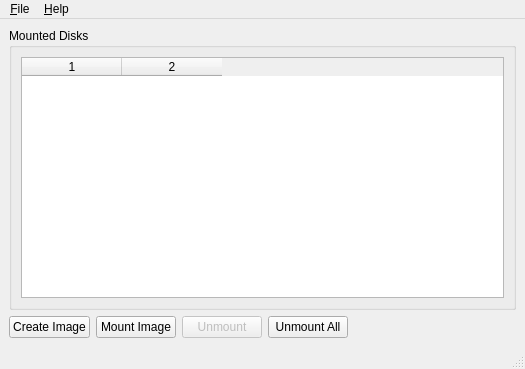
<ui version="4.0" >
 <class>FormMain</class>
 <widget class="QMainWindow" name="FormMain" >
  <property name="geometry" >
   <rect>
    <x>0</x>
    <y>0</y>
    <width>525</width>
    <height>369</height>
   </rect>
  </property>
  <property name="windowTitle" >
   <string>TrueCrypt Simple GUI</string>
  </property>
  <widget class="QWidget" name="centralwidget" >
   <layout class="QGridLayout" >
    <property name="margin" >
     <number>9</number>
    </property>
    <property name="spacing" >
     <number>6</number>
    </property>
    <item row="0" column="0" >
     <layout class="QVBoxLayout" >
      <property name="margin" >
       <number>0</number>
      </property>
      <property name="spacing" >
       <number>6</number>
      </property>
      <item>
       <widget class="QGroupBox" name="groupBoxMounts" >
        <property name="title" >
         <string>Mounted Disks</string>
        </property>
        <layout class="QGridLayout" >
         <property name="margin" >
          <number>9</number>
         </property>
         <property name="spacing" >
          <number>6</number>
         </property>
         <item row="0" column="0" >
          <widget class="QTableWidget" name="tableMounts" >
           <property name="columnCount" >
            <number>2</number>
           </property>
           <column/>
           <column/>
          </widget>
         </item>
        </layout>
       </widget>
      </item>
      <item>
       <layout class="QHBoxLayout" >
        <property name="margin" >
         <number>0</number>
        </property>
        <property name="spacing" >
         <number>6</number>
        </property>
        <item>
         <layout class="QHBoxLayout" >
          <property name="margin" >
           <number>0</number>
          </property>
          <property name="spacing" >
           <number>6</number>
          </property>
          <item>
           <widget class="QPushButton" name="pushButtonCreateImage" >
            <property name="text" >
             <string>Create Image</string>
            </property>
           </widget>
          </item>
          <item>
           <widget class="QPushButton" name="pushButtonMountImage" >
            <property name="text" >
             <string>Mount Image</string>
            </property>
           </widget>
          </item>
          <item>
           <widget class="QPushButton" name="pushButtonUnmount" >
            <property name="enabled" >
             <bool>false</bool>
            </property>
            <property name="text" >
             <string>Unmount</string>
            </property>
           </widget>
          </item>
          <item>
           <widget class="QPushButton" name="pushButtonUnmountAll" >
            <property name="text" >
             <string>Unmount All</string>
            </property>
           </widget>
          </item>
         </layout>
        </item>
        <item>
         <spacer>
          <property name="orientation" >
           <enum>Qt::Horizontal</enum>
          </property>
          <property name="sizeHint" >
           <size>
            <width>40</width>
            <height>20</height>
           </size>
          </property>
         </spacer>
        </item>
       </layout>
      </item>
     </layout>
    </item>
   </layout>
  </widget>
  <widget class="QMenuBar" name="menubar" >
   <property name="geometry" >
    <rect>
     <x>0</x>
     <y>0</y>
     <width>525</width>
     <height>29</height>
    </rect>
   </property>
   <widget class="QMenu" name="menuHelp" >
    <property name="title" >
     <string>&amp;Help</string>
    </property>
    <addaction name="actionAbount" />
   </widget>
   <widget class="QMenu" name="menuFile" >
    <property name="title" >
     <string>&amp;File</string>
    </property>
    <addaction name="actionCreateDiskImage" />
    <addaction name="separator" />
    <addaction name="actionMountDiskImage" />
    <addaction name="actionUnmountAll" />
    <addaction name="separator" />
    <addaction name="action_Quit" />
   </widget>
   <addaction name="menuFile" />
   <addaction name="menuHelp" />
  </widget>
  <widget class="QStatusBar" name="statusbar" />
  <action name="actionCreateDiskImage" >
   <property name="text" >
    <string>&amp;Create Disk Image</string>
   </property>
  </action>
  <action name="actionMountDiskImage" >
   <property name="text" >
    <string>&amp;Mount Disk Image</string>
   </property>
  </action>
  <action name="actionUnmountAll" >
   <property name="text" >
    <string>&amp;Unmount All</string>
   </property>
  </action>
  <action name="action_Quit" >
   <property name="text" >
    <string>&amp;Quit</string>
   </property>
   <property name="shortcut" >
    <string/>
   </property>
  </action>
  <action name="actionAbount" >
   <property name="text" >
    <string>About</string>
   </property>
  </action>
 </widget>
 <resources/>
 <connections>
  <connection>
   <sender>action_Quit</sender>
   <signal>triggered()</signal>
   <receiver>FormMain</receiver>
   <slot>close()</slot>
   <hints>
    <hint type="sourcelabel" >
     <x>-1</x>
     <y>-1</y>
    </hint>
    <hint type="destinationlabel" >
     <x>262</x>
     <y>184</y>
    </hint>
   </hints>
  </connection>
  <connection>
   <sender>actionCreateDiskImage</sender>
   <signal>triggered()</signal>
   <receiver>pushButtonCreateImage</receiver>
   <slot>click()</slot>
   <hints>
    <hint type="sourcelabel" >
     <x>-1</x>
     <y>-1</y>
    </hint>
    <hint type="destinationlabel" >
     <x>58</x>
     <y>321</y>
    </hint>
   </hints>
  </connection>
  <connection>
   <sender>actionMountDiskImage</sender>
   <signal>triggered()</signal>
   <receiver>pushButtonMountImage</receiver>
   <slot>click()</slot>
   <hints>
    <hint type="sourcelabel" >
     <x>-1</x>
     <y>-1</y>
    </hint>
    <hint type="destinationlabel" >
     <x>157</x>
     <y>321</y>
    </hint>
   </hints>
  </connection>
  <connection>
   <sender>actionUnmountAll</sender>
   <signal>triggered()</signal>
   <receiver>pushButtonUnmountAll</receiver>
   <slot>click()</slot>
   <hints>
    <hint type="sourcelabel" >
     <x>-1</x>
     <y>-1</y>
    </hint>
    <hint type="destinationlabel" >
     <x>332</x>
     <y>321</y>
    </hint>
   </hints>
  </connection>
 </connections>
</ui>
